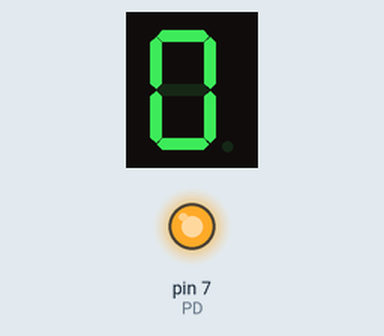
This sketch was run on a simulated Arduino Uno, built with avr-gcc and run on an emulated ATmega328P. Shown: 1-digit seven-segment display, output pins drawn as LEDs (lit = HIGH). Wiring (inferred from the names in the program): 1-digit 7-segment display, segments lit when LOW: segments pin 0, pin 1, pin 2, pin 3, pin 4, pin 5, pin 6. The segment pins are drawn as the display they are named for; pins used as bus, display or sensor lines are not drawn.

Above: at 0.1 s.
At 2.1 s:
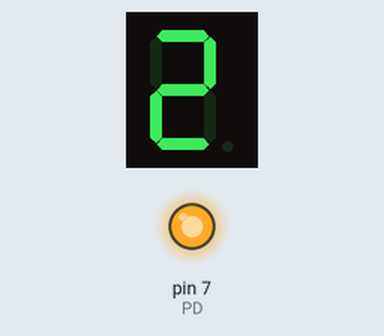
At 4.1 s:
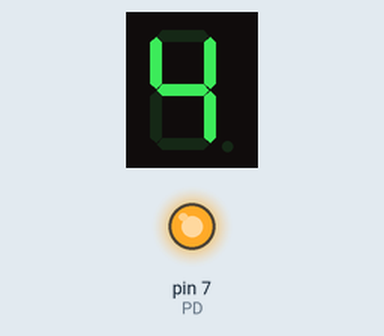
At 9.1 s:
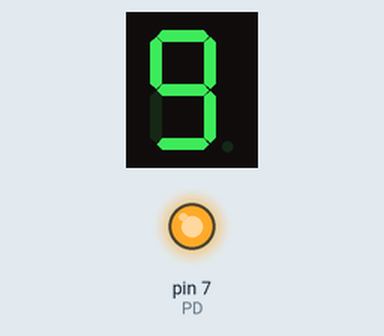
Timing chart, 0 to 10.6 s (numbered marks = the images above):
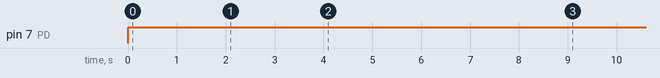

The sketch:

ex11_display_7_segmentos_anodo_comum.ino
```cpp
/* DÉCIMO PRIMEIRO PROGRAMA (DISPLAY 7 SEGMENTOS - ANODO COMUM)
   DANIEL RODRIGUES DE SOUSA 21/10/2022 */

#define SEG_A 0 //definição do display_seg a
#define SEG_B 1 //definição do display_seg b
#define SEG_C 2 //definição do display_seg c
#define SEG_D 3 //definição do display_seg d
#define SEG_E 4 //definição do display_seg e
#define SEG_F 5 //definição do display_seg f
#define SEG_G 6 //definição do display_seg g
#define PD    7 //definição do display_seg p

int contador = 10;

                      // pgfedcba
byte segmentos[16] = { 0b11000000,  //0
                       0b11111001,  //1
                       0b10100100,  //2
                       0b10110000,  //3
                       0b10011001,  //4
                       0b10010010,  //5
                       0b10000010,  //6
                       0b11111000,  //7
                       0b10000000,  //8
                       0b10010000 };//9

void display_7seg( byte display_seg )    //função display_segs: recebe um byte chamado display_seg
{
  digitalWrite(SEG_A, bitRead(display_seg, 0));  //acerta o estado de SEG_A de acordo com o bit 0 do byte display_seg
  digitalWrite(SEG_B, bitRead(display_seg, 1));  //acerta o estado de SEG_B de acordo com o bit 1 do byte display_seg
  digitalWrite(SEG_C, bitRead(display_seg, 2));  //acerta o estado de SEG_C de acordo com o bit 2 do byte display_seg
  digitalWrite(SEG_D, bitRead(display_seg, 3));  //acerta o estado de SEG_D de acordo com o bit 3 do byte display_seg
  digitalWrite(SEG_E, bitRead(display_seg, 4));  //acerta o estado de SEG_E de acordo com o bit 4 do byte display_seg
  digitalWrite(SEG_F, bitRead(display_seg, 5));  //acerta o estado de SEG_F de acordo com o bit 5 do byte display_seg
  digitalWrite(SEG_G, bitRead(display_seg, 6));  //acerta o estado de SEG_G de acordo com o bit 6 do byte display_seg
  digitalWrite(PD, bitRead(display_seg, 7));     //acerta o estado de PD de acordo com o bit 7 do byte display_seg
}

void setup()
{
  pinMode(SEG_A, OUTPUT);     //definição da direção dos pinos
  pinMode(SEG_B, OUTPUT);
  pinMode(SEG_C, OUTPUT);
  pinMode(SEG_D, OUTPUT);
  pinMode(SEG_E, OUTPUT);
  pinMode(SEG_F, OUTPUT);
  pinMode(SEG_G, OUTPUT);
  pinMode(PD, OUTPUT);
}

void loop()
{
  contador = contador + 1;
  if( contador >= 10 )
  {
    contador = 0;
  }
  display_7seg(segmentos[contador]);
  delay(1000);
}
```

Measured:
- by itself, pin 7 (PD): LOW → HIGH at 0.00 s
- by itself, everything shown: repeats every 10.0 s, in 10 steps
- what the display in image 1 shows lasts 1.0 s, from 2.0 s to 3.0 s
